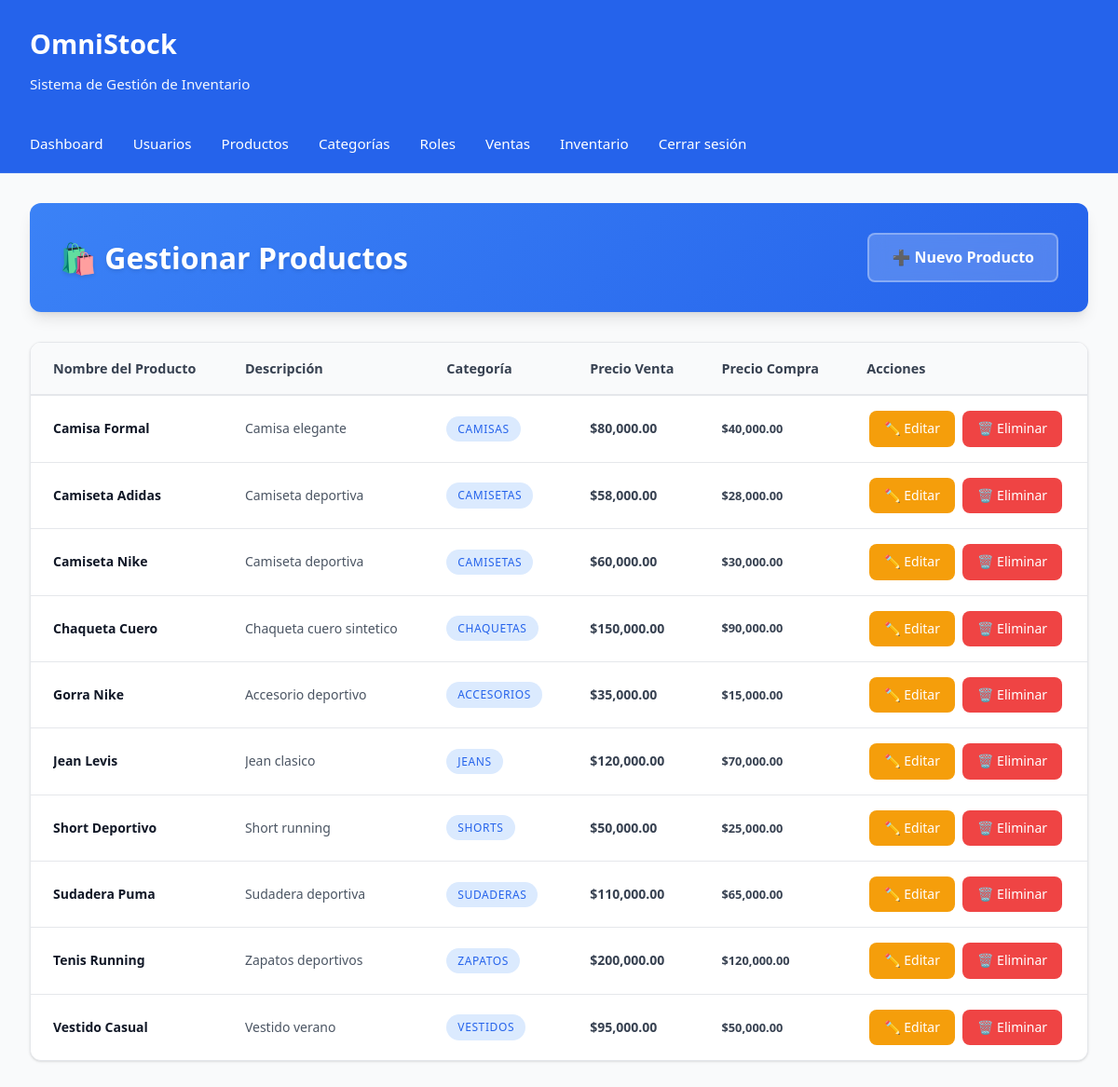
/productos/index.php (signed in), run on the app's committed database.
### tables this page shows
CREATE TABLE productos(
id_producto INT AUTO_INCREMENT PRIMARY KEY,
nom_producto VARCHAR(100),
descripcion VARCHAR(255),
precio_compra DECIMAL(10,2),
precio_venta DECIMAL(10,2),
categoria INT,
estado TINYINT DEFAULT 1,
FOREIGN KEY (categoria) REFERENCES categoria(id_categoria)
);

CREATE TABLE categoria(
id_categoria INT AUTO_INCREMENT PRIMARY KEY,
nom_categoria VARCHAR(100),
desc_categoria VARCHAR(255)
);

### productos/index.php (the view, shortened to what this page needs)
<?php
include("../config/conexion.php");
include("../includes/header.php");
$sql = "SELECT p.id_producto, p.nom_producto, p.descripcion, p.precio_venta, p.precio_compra, c.nom_categoria
FROM productos p
LEFT JOIN categoria c ON p.categoria = c.id_categoria
ORDER BY p.nom_producto ASC";
$result = $conn->query($sql);
?>
<div class="page-header">
    <h1>🛍️ Gestionar Productos</h1>
    <div class="action-section">
        <a href="crear.php" class="btn-primary">
            ➕ Nuevo Producto
        </a>
    </div>
</div>
<div class="data-table-container">
    <table class="data-table">
        <thead>
            <tr>
                <th>Nombre del Producto</th>
                <th>Descripción</th>
                <th>Categoría</th>
                <th>Precio Venta</th>
                <th>Precio Compra</th>
                <th>Acciones</th>
            </tr>
        </thead>
        <tbody>
            <?php
            if($result && $result->num_rows > 0){
                while($row = $result->fetch_assoc()){
            ?>
            <tr>
                <td>
                    <div class="product-name" title="<?php echo htmlspecialchars($row['nom_producto']); ?>">
                        <?php echo htmlspecialchars($row['nom_producto']); ?>
                    </div>
                </td>
                <td>
                    <div class="product-description" title="<?php echo htmlspecialchars($row['descripcion'] ?? 'Sin descripción'); ?>">
                        <?php echo htmlspecialchars($row['descripcion'] ?? 'Sin descripción'); ?>
                    </div>
                </td>
                <td>
                    <?php if($row['nom_categoria']): ?>
                        <span class="category-badge"><?php echo htmlspecialchars($row['nom_categoria']); ?></span>
                    <?php else: ?>
                        <span class="category-badge" style="background: var(--gray-200); color: var(--gray-600);">Sin categoría</span>
                    <?php endif; ?>
                </td>
                <td class="price-cell price-sale">
                    $<?php echo number_format($row['precio_venta'], 2); ?>
                </td>
                <td class="price-cell price-cost">
                    $<?php echo number_format($row['precio_compra'], 2); ?>
                </td>
                <td class="actions-cell">
                    <div class="action-buttons">
                        <a href="editar.php?id=<?php echo $row['id_producto']; ?>" class="btn-action btn-edit" title="Editar producto">
                            ✏️ Editar
                        </a>
                        <a href="eliminar.php?id=<?php echo $row['id_producto']; ?>" class="btn-action btn-delete" title="Eliminar producto"
                           onclick="return confirm('¿Está seguro de eliminar este producto?')">
                            🗑️ Eliminar
                        </a>
                    </div>
                </td>
            </tr>
            <?php
                }
            }
            ?>
        </tbody>
    </table>
</div>

### css/estilos.css (style rules this page uses)
* { margin: 0; padding: 0; box-sizing: border-box; }
body { font-family: 'Segoe UI', Tahoma, Geneva, Verdana, sans-serif; background-color: #f9fafb; color: #374151; line-height: 1.6; }
.page-header { margin-bottom: 2rem; }
table { width: 100%; border-collapse: collapse; background-color: white; border-radius: 8px; overflow: hidden; box-shadow: 0 1px 3px rgba(0, 0, 0, 0.08); }
thead { background-color: #f3f4f6; border-bottom: 2px solid #e5e7eb; }
th { padding: 1rem; text-align: left; font-weight: 600; color: #374151; font-size: 0.9rem; }
td { padding: 1rem; border-bottom: 1px solid #e5e7eb; }
tbody tr:last-child td { border-bottom: none; }

### data on the page
productos: nom_producto "Camisa Formal", descripcion "Camisa elegante", categoria.nom_categoria "CAMISAS", precio_venta "80,000.00", precio_compra "40,000.00"
productos: nom_producto "Camiseta Adidas", descripcion "Camiseta deportiva", categoria.nom_categoria "CAMISETAS", precio_venta "58,000.00", precio_compra "28,000.00"
productos: nom_producto "Camiseta Nike", descripcion "Camiseta deportiva", categoria.nom_categoria "CAMISETAS", precio_venta "60,000.00", precio_compra "30,000.00"
productos: nom_producto "Chaqueta Cuero", descripcion "Chaqueta cuero sintetico", categoria.nom_categoria "CHAQUETAS", precio_venta "150,000.00", precio_compra "90,000.00"
productos: nom_producto "Gorra Nike", descripcion "Accesorio deportivo", categoria.nom_categoria "ACCESORIOS", precio_venta "35,000.00", precio_compra "15,000.00"
productos: nom_producto "Jean Levis", descripcion "Jean clasico", categoria.nom_categoria "JEANS", precio_venta "120,000.00", precio_compra "70,000.00"
productos: nom_producto "Short Deportivo", descripcion "Short running", categoria.nom_categoria "SHORTS", precio_venta "50,000.00", precio_compra "25,000.00"
productos: nom_producto "Sudadera Puma", descripcion "Sudadera deportiva", categoria.nom_categoria "SUDADERAS", precio_venta "110,000.00", precio_compra "65,000.00"
productos: nom_producto "Tenis Running", descripcion "Zapatos deportivos", categoria.nom_categoria "ZAPATOS", precio_venta "200,000.00", precio_compra "120,000.00"
productos: nom_producto "Vestido Casual", descripcion "Vestido verano", categoria.nom_categoria "VESTIDOS", precio_venta "95,000.00", precio_compra "50,000.00"
